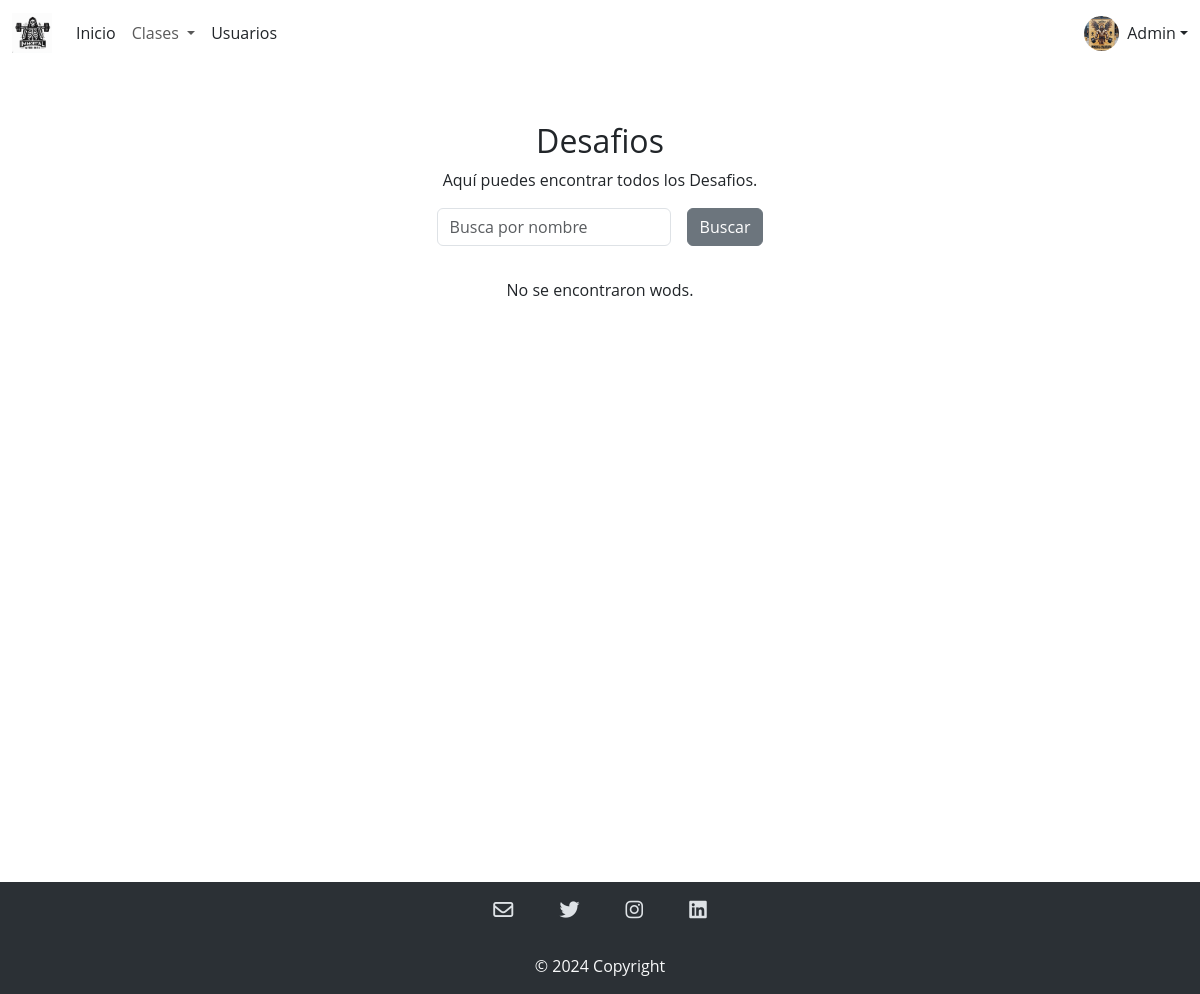
The page /admin/desafios.php on the database as committed earlier.
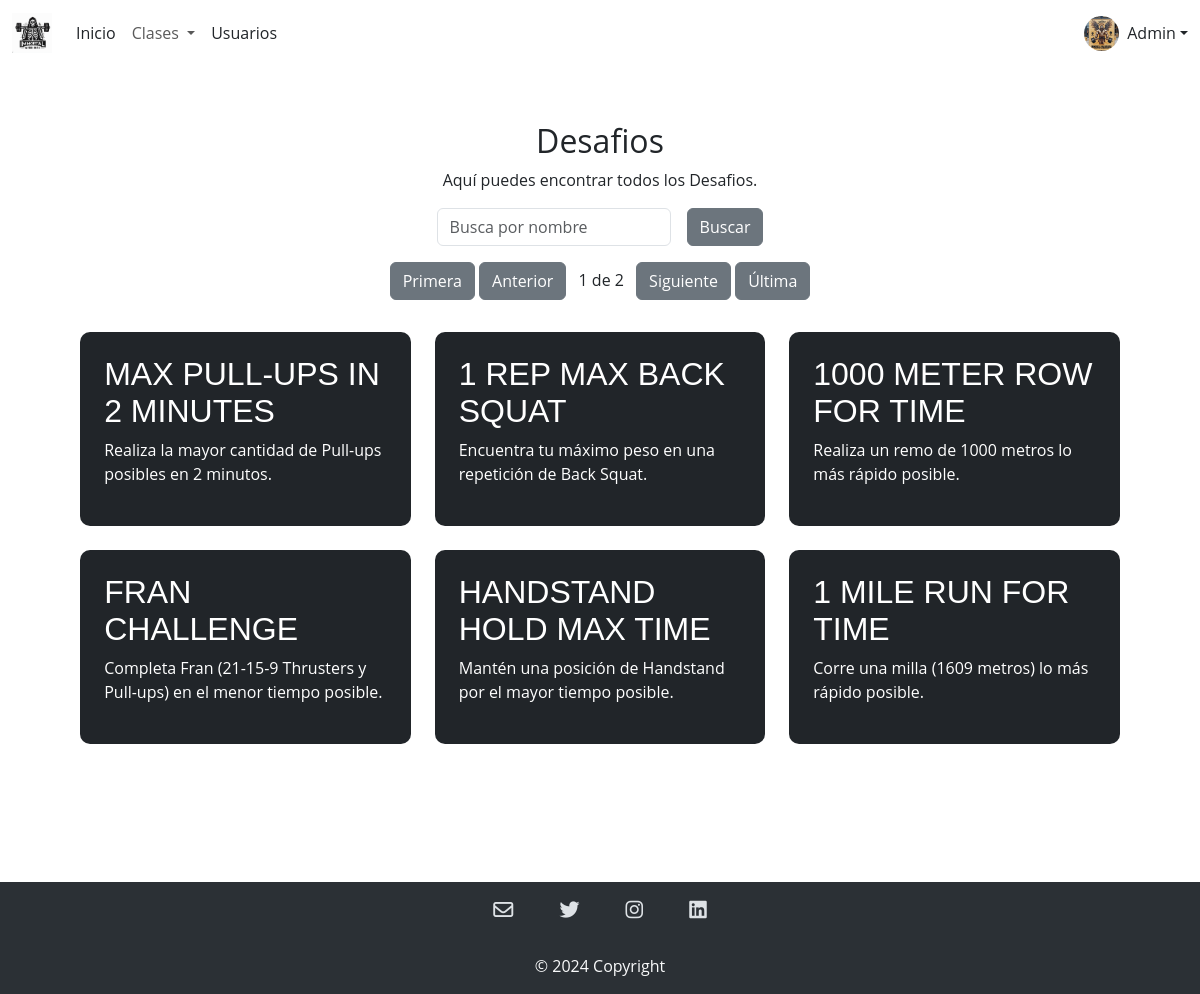
The same page on the database as committed later.
### tables this page shows
CREATE TABLE `wods` (
  `ID_Wods` int(11) NOT NULL,
  `Nombre` varchar(255) NOT NULL,
  `Descripcion` varchar(255) NOT NULL,
  `Tipo` enum('The Girls','The Heroes','Programas','Distancias','Desafios','Qualifiers') NOT NULL
);

### admin/desafios.php (the view, shortened to what this page needs)
<?php
include '../modulos/headerAdmin.php';
include '../CRUD/conexion.php';
$resultados_por_pagina = 6;
$sql_total = "SELECT COUNT(*) as total FROM wods WHERE tipo = 'Desafios'";
$result_total = $conexion->query($sql_total);
$row_total = $result_total->fetch_assoc();
$total_resultados = $row_total['total'];
$total_paginas = ceil($total_resultados / $resultados_por_pagina);
$pagina_actual = isset($_GET['pagina']) ? $_GET['pagina'] : 1;
$inicio = ($pagina_actual - 1) * $resultados_por_pagina;
$sql_pagina = "SELECT * FROM wods WHERE tipo = 'Desafios' LIMIT $inicio, $resultados_por_pagina";
$result_pagina = $conexion->query($sql_pagina);
?>
<section class="general bg-white my-2">
    <div class="container mt-5">
        <h2 class="text-center">Desafios</h2>
        <div class="text-center">
            <p>Aquí puedes encontrar todos los Desafios.</p>
        </div>
        <div id="data-table-basic_filter" class="d-flex justify-content-center gap-3">
            <label class="text-center">
                <input type="search" class="form-control" id="inputBusqueda" placeholder="Busca por nombre" aria-controls="data-table-basic">
            </label>
            <button class="btn btn-secondary ml-3">Buscar</button>
        </div>
        <div id="pagination" class="text-center m-3 ">
            <?php if ($total_paginas > 1) : ?>
                <a href="?pagina=1" class="btn btn-secondary">Primera</a>
                <a href="?pagina=<?php echo $pagina_actual > 1 ? $pagina_actual - 1 : 1; ?>" class="btn btn-secondary">Anterior</a>
                <span class="mx-2"><?php echo $pagina_actual; ?> de <?php echo $total_paginas; ?></span>
                <a href="?pagina=<?php echo $pagina_actual < $total_paginas ? $pagina_actual + 1 : $total_paginas; ?>" class="btn btn-secondary">Siguiente</a>
                <a href="?pagina=<?php echo $total_paginas; ?>" class="btn btn-secondary">Última</a>
            <?php endif; ?>
        </div>
        <div class="row p-3" id="wodContainer">
            <?php
            if ($result_pagina->num_rows > 0) {
                while ($wod = $result_pagina->fetch_assoc()) {
            ?>
                    <div class="cuadro-wod col-md-6 col-lg-4 mb-4 cuadro-wod">
                        <div class="p-4 bg-dark">
                            <h4 class="titulo-wods"><?php echo $wod['Nombre']; ?></h4>
                            <p><?php echo $wod['Descripcion']; ?></p>
                        </div>
                    </div>
            <?php
                }
            } else {
                echo "No se encontraron wods.";
            }
            ?>
        </div>
    </div>
</section>
<?php
include '../modulos/footer.php';
?>

### modulos/headerAdmin.php (shortened to what this page needs)
<!DOCTYPE html>
<html lang="es">
<head>
    <link href="https://cdn.jsdelivr.net/npm/bootstrap@5.3.2/dist/css/bootstrap.min.css" rel="stylesheet"
>
    <link rel="stylesheet" href="../css/style.css">
</head>
<body>
<div class="d-flex flex-column general">
    <nav class="navbar navbar-expand-sm navbar-light  sticky-top">
        <div class="container-fluid">
            <a class="navbar-brand" href="#" title="link">
                <img src="../img/logo_bueno.jpg" width="40px" title="img">
            </a>
            <div class="collapse navbar-collapse" id="navbarSupportedContent">
                <ul class="navbar-nav me-auto mb-2 mb-lg-0">
                    <li class="nav-item">
                        <a href="inicioAdmin.php" class="nav-link active text-dark" aria-current="page">Inicio</a>
                    </li>
                    <li class="nav-item dropdown">
                    <a class="nav-link dropdown-toggle" href="#" id="navbarDropdownClases" role="button" data-bs-toggle="dropdown" aria-expanded="false">
                        Clases
                    </a>
                </li>
                    <li class="nav-item">
                        <a href="../admin/verUsuariosAdmin.php" class="nav-link text-dark">Usuarios</a>
                    </li>
                </ul>
            </div>
                <a class="nav-item dropdown pe-3">
                    <a class="nav-link nav-profile d-flex align-items-center pe-0 show" href="#"
                        data-bs-toggle="dropdown" aria-expanded="true">
                        <img src="../img/OIG.dge.jpg" id="foto_perfil" alt="Profile" class="rounded-circle">
                        <span class="d-none d-md-block dropdown-toggle ps-2">Admin</span>
                    </a>
                </a>
        </div>
    </nav>

### modulos/footer.php (shortened to what this page needs)
            <footer id="footer" class="text-center d-flex align-items-center flex-column bg-body-tertiary" data-bs-theme="dark">
                <div class="container">
                    <section >
                        <a data-mdb-ripple-init class="btn btn-link btn-floating btn-lg text-body m-1 icono-social" href="contacto.php" role="button" data-mdb-ripple-color="dark"><i class="far fa-envelope"></i></a>
                        <a data-mdb-ripple-init target="_blank" class="btn btn-link btn-floating btn-lg text-body m-1 icono-social" href="https://twitter.com/MonkeyDAbraxas" role="button" data-mdb-ripple-color="dark"><i class="fab fa-twitter"></i></a>
                        <a data-mdb-ripple-init target="_blank" class="btn btn-link btn-floating btn-lg text-body m-1 icono-social" href="https://www.instagram.com/inmortalWarriors.app/" role="button" data-mdb-ripple-color="dark"><i class="fab fa-instagram"></i></a>
                        <a data-mdb-ripple-init target="_blank" class="btn btn-link btn-floating btn-lg text-body m-1 icono-social" href="https://www.linkedin.com/in/alex-cortes-ronda/" role="button" data-mdb-ripple-color="dark"><i class="fab fa-linkedin"></i></a>
                    </section>
                </div>
                <div class="text-center text-light p-3">
                    © 2024 Copyright
                </div>
            </footer>
        </div>
        <link rel="stylesheet" href="../css/calendario.css">
    </body>
</html>

### css/style.css (style rules this page uses)
* { font-family: 'Open Sans', sans-serif; }
body { background-color: #ffffff; }
#navbarSupportedContent { background-color: #ffff; }
.navbar { background-color: #ffff; font-family: 'Open Sans', sans-serif; }
#foto_perfil { width: 35px; height: 35px; border-radius: 20px; }
.row { display: flex; justify-content: center; }
.container { justify-content: center; align-content: center; }
.p-4 { border-radius: 10px; }
.titulo-wods { font-family: 'Noto Sans JP', sans-serif; text-transform: uppercase; font-size: 2rem; line-height: normal; }
.cuadro-wod { color:white; width: 32%; height: 20%; }
.general { min-height: 100vh; }

Rows that differ between the two databases and show on the page:
added wods: Nombre "MAX PULL-UPS IN 2 MINUTES", Descripcion "Realiza la mayor cantidad de Pull-ups posibles en 2 minutos."
added wods: Nombre "1 REP MAX BACK SQUAT", Descripcion "Encuentra tu máximo peso en una repetición de Back Squat."
added wods: Nombre "1000 METER ROW FOR TIME", Descripcion "Realiza un remo de 1000 metros lo más rápido posible."
added wods: Nombre "FRAN CHALLENGE", Descripcion "Completa Fran (21-15-9 Thrusters y Pull-ups) en el menor tiempo posible."
added wods: Nombre "HANDSTAND HOLD MAX TIME", Descripcion "Mantén una posición de Handstand por el mayor tiempo posible."
added wods: Nombre "1 MILE RUN FOR TIME", Descripcion "Corre una milla (1609 metros) lo más rápido posible."
Other text that changed with them:
$pagina_actual: (not shown) → "1"
$total_paginas: (not shown) → "2"
text no longer shown: "No se encontraron wods."
text now shown: "Primera Anterior de Siguiente Última"
